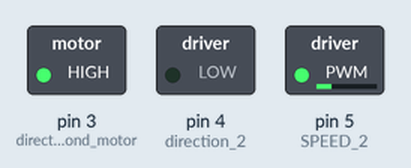
Recording of a sketch running on a simulated Arduino Uno, built with avr-gcc and run on an emulated ATmega328P. Shown: switched loads named in the sketch (green lamp = pin HIGH).

Above: at 0.1 s.
Timing chart, 0 to 1.6 s (numbered marks = the images above):
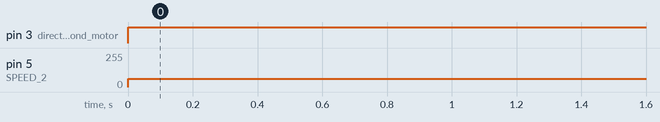

The sketch:

ball_contaner.ino
```cpp
void setup() {
// put your setup code here, to run once:
Serial.begin(9600);
pinMode(3,OUTPUT); // direction 1 second motor
pinMode(4,OUTPUT); // direction 2
pinMode(5,OUTPUT); // SPEED 2

}

void loop() {
  // put your main code here, to run repeatedly
  int flag;
  int connecte;
  connecte = Serial.available();
  if(connecte > 0){
    flag = Serial.read();
    if (flag == 49)
    {
    digitalWrite(3,HIGH);
    digitalWrite(4,LOW);
    analogWrite(5,63.75);
    }
    else if (flag ==48)
    {
    digitalWrite(3,LOW);
    digitalWrite(4,LOW);
    analogWrite(5,63.75);
    }
  }
    digitalWrite(3,HIGH);
    digitalWrite(4,LOW);
    analogWrite(5,63.75);
    delay (500);

}
```

Measured:
- by itself, pin 3 (direction_1_second_motor): LOW → HIGH at 0.00 s
- by itself, pin 5 (SPEED_2): 0/255 → 63/255 at 0.00 s
